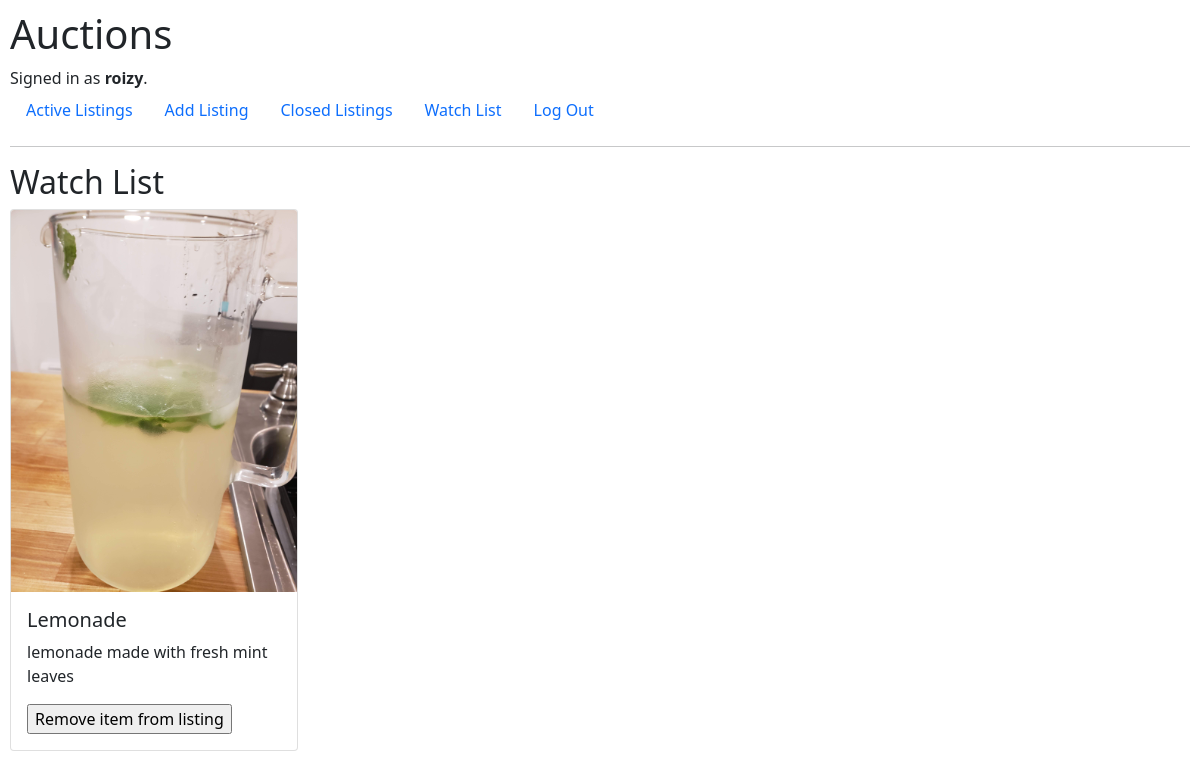
/watch_list (signed in), run on the app's committed database.
### auctions/models.py (models this page shows)
class User(AbstractUser):
    pass

class Watch_list(models.Model):
    user_id = models.ForeignKey(User, on_delete=models.CASCADE)
    listing_id = models.ForeignKey(Listings, on_delete=models.CASCADE)

class Listings(models.Model):
    Categories = (
        ("0", ""),
        ("1", "Antiques"),
        ("2", "Art"),
        ("3", "Baby"),
        ("4", "Books"),
        ("5", "Business & Industrial"),
        ("6", "Cameras & Photo"),
        ("7", "Cell Phones & Accessories"),
        ("8", "Clothing, Shoes & Accessories"),
        ("9", "Coins & Paper Money"),
        ("10", "Collectibles"),
        ("11", "Computers/Tablets & Networking"),
        ("12", "Consumer Electronics"),
        ("13", "Crafts"),
        ("14", "Dolls & Bears"),
        ("15", "DVDs & Movies"),
        ("16", "eBay Motors"),
        ("17", "Entertainment Memorabilia"),
        ("18", "Gift Cards & Coupons"),
        ("19", "Health & Beauty"),
        ("20", "Home & Garden"),
        ("21", "Jewelry & Watches"),
        ("22", "Music"),
        ("23", "Musical Instruments & Gear"),
        ("24", "Pet Supplies"),
        ("25", "Pottery & Glass"),
        ("26", "Real Estate"),
        ("27", "Specialty Services"),
        ("28", "Sporting Goods"),
        ("29", "Sports Mem, Cards & Fan Shop"),
        ("30", "Stamps"),
        ("31", "Tickets & Experiences"),
        ("32", "Toys & Hobbies"),
        ("33", "Travel"),
        ("34", "Video Games & Consoles"),
        ("35", "Everything Else"),
    )
    user_id = models.ForeignKey(User, on_delete=models.CASCADE)
    title = models.CharField(max_length=100)
    description = models.TextField()
    starting_bid = models.DecimalField(max_digits=5, decimal_places=2)
    image = models.ImageField(upload_to="images/")
    category = models.CharField(max_length=100, choices=Categories)

### auctions/views.py (the view)
# urls.py: path("watch_list", views.watch_list, name="watch_list"),
@login_required
def watch_list(request):
    if request.method == "POST":
        user_id = request.POST["user_id"]
        listing_id = request.POST["listing_id"]
        watch_item = Watch_list(user_id=User.objects.get(id=user_id), listing_id=Listings.objects.get(id=listing_id))
        watch_item.save()
    return render(request, "auctions/Watch_list.html", {
        "listings": Watch_list.objects.filter(user_id=request.user.id)
    })

### auctions/templates/auctions/watch_list.html (shortened to what this page needs)
{% extends "auctions/layout.html" %}
{% block body %}
<h2>Watch List</h2>
<div class="row row-cols-1 row-cols-md-3 g-4">
  {% for listing in listings %}
  <a href="{% url 'listing' id=listing.listing_id.id %}" style="text-decoration: none; color: inherit;">
  <div class="col">
      <div class="card" style="width: 18rem;">
        <img src="{{ listing.listing_id.image.url }}" class="card-img-top" alt="item image">
        <div class="card-body">
          <h5 class="card-title">{{listing.listing_id.title}}</h5>
          <p class="card-text">{{listing.listing_id.description}}</p>
          <form action="{% url 'remove_from_watch_list'%}" method="post">
            <input type="submit" value="Remove item from listing">
          </form>
      </div>
    </div>
  </div>
  </a>
  {% endfor %}
</div>
{% endblock %}

### auctions/templates/auctions/layout.html (shortened to what this page needs)
{% load static %}
<!DOCTYPE html>
<html lang="en">
    <head>
        <link href="https://cdn.jsdelivr.net/npm/bootstrap@5.0.2/dist/css/bootstrap.min.css" rel="stylesheet">
        <link href="{% static 'auctions/styles.css' %}" rel="stylesheet">
    </head>
    <body>
        <h1>Auctions</h1>
        <div>
            {% if user.is_authenticated %}
                Signed in as <strong>{{ user.username }}</strong>.
            {% else %}
                Not signed in.
            {% endif %}
        </div>
        <ul class="nav">
            <li class="nav-item">
                <a class="nav-link" href="{% url 'index' %}">Active Listings</a>
            </li>
            <li class="nav-item">
                <a class="nav-link" href="{% url 'new_listing' %}">Add Listing</a>
            </li>
            <li class="nav-item">
                <a class="nav-link" href="{% url 'closed_listings' %}">Closed Listings</a>
            </li>
            <li class="nav-item">
                <a class="nav-link" href="{% url 'watch_list' %}">Watch List</a>
            </li>
            {% if user.is_authenticated %}
                <li class="nav-item">
                    <a class="nav-link" href="{% url 'logout' %}">Log Out</a>
                </li>
            {% endif %}
        </ul>
        <hr>
        {% block body %}
        {% endblock %}
    </body>
</html>

### auctions/static/auctions/styles.css (style rules this page uses)
body { padding: 10px; }

### data on the page
User: username "roizy"
Watch_list: listing_id.image (picture), listing_id "Lemonade", listing_id.description "lemonade made with fresh mint leaves"
